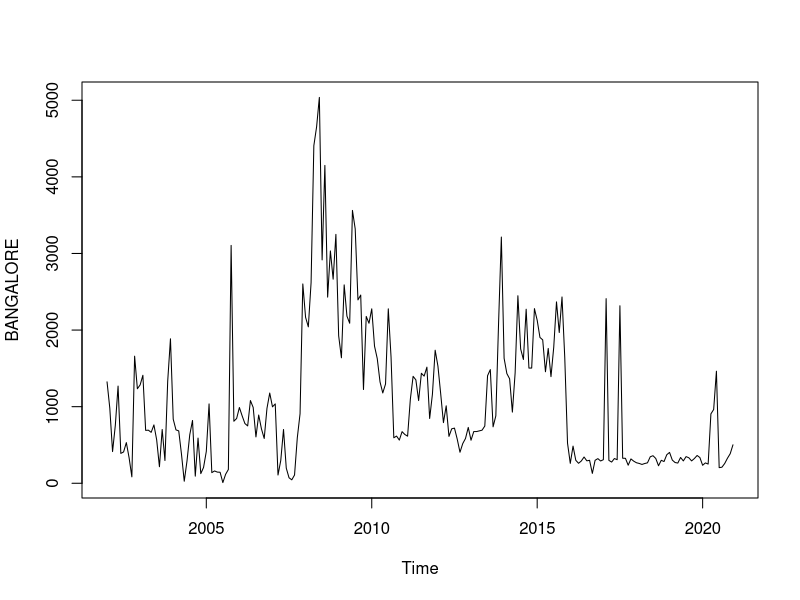
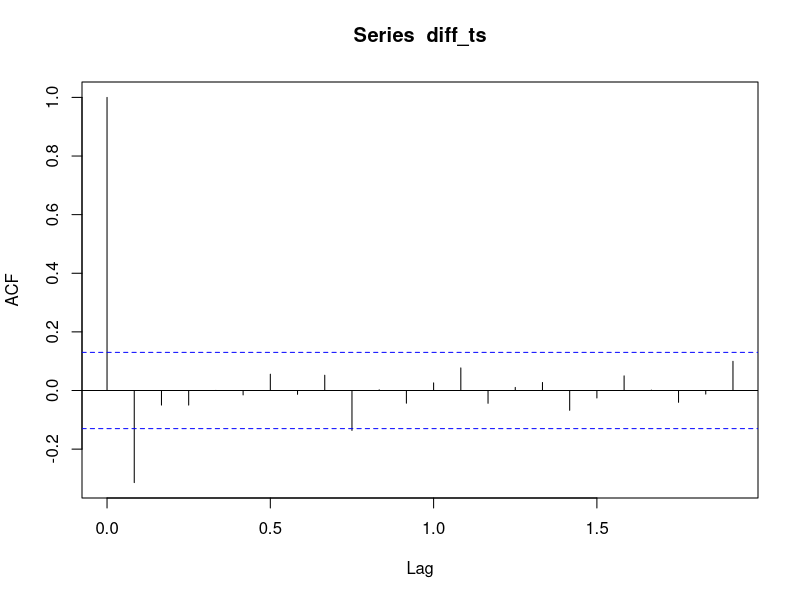
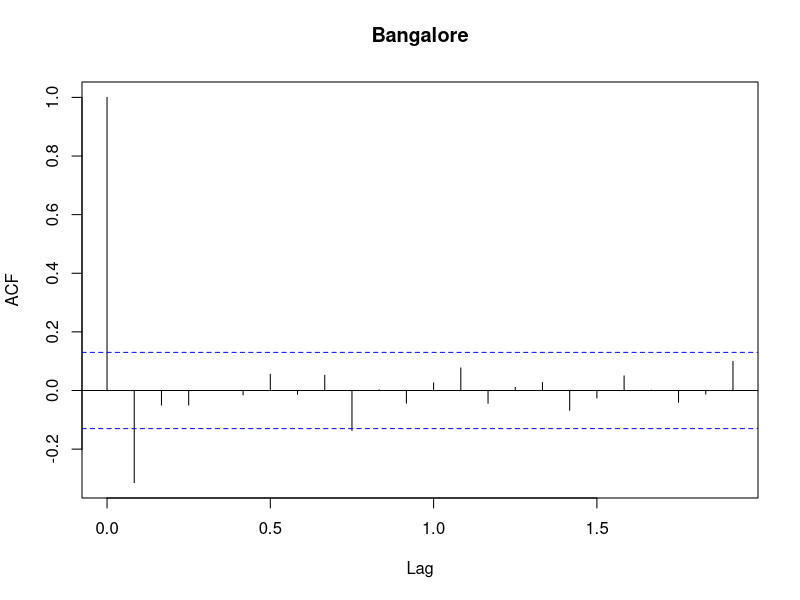
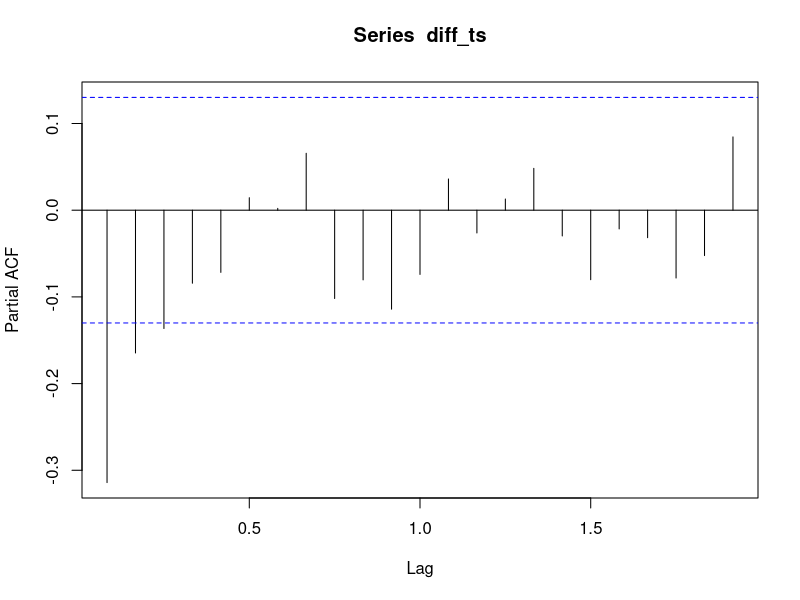
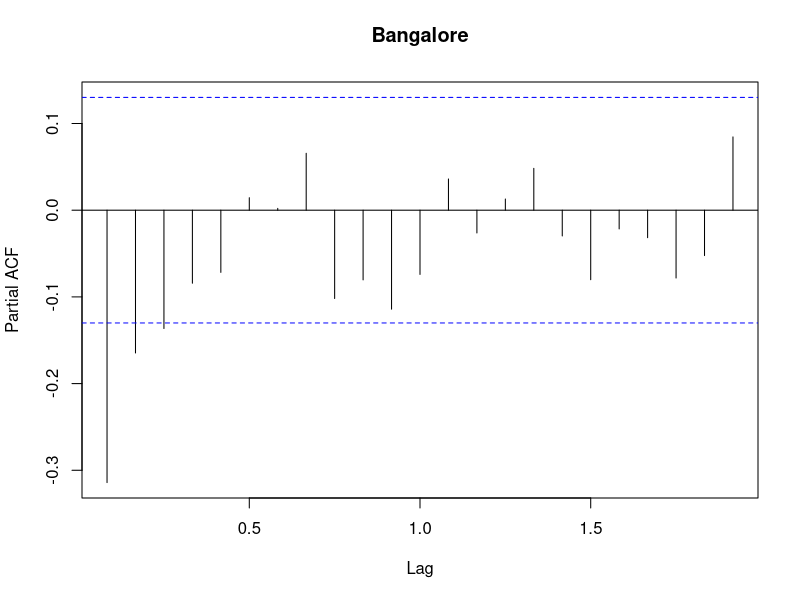
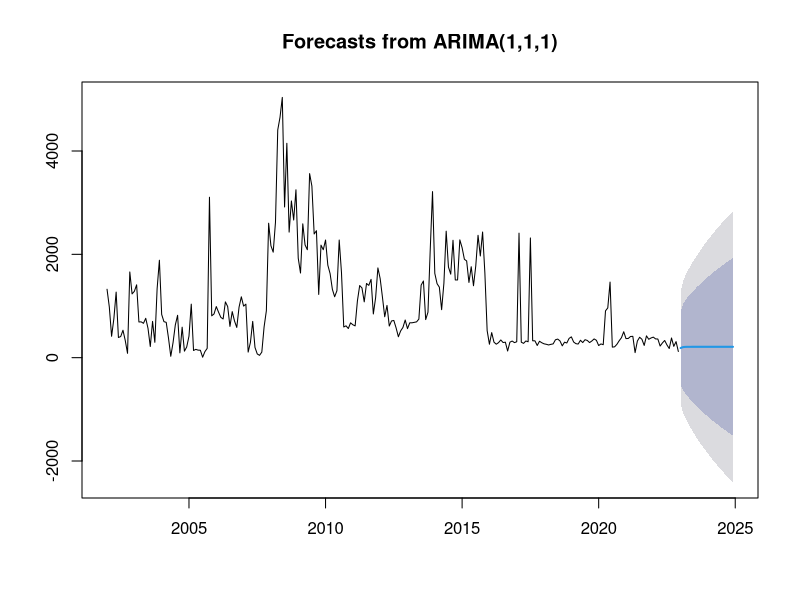

Source code (R) for these figures, in order: (Note: this script raises an error after producing the figures.)
data = read.csv("5_TS_LEMON.csv")

#CHANGING TO TIME SERIES

data_ts <- ts(data$BANGALURU, start = c(2002, 1), end = c(2022, 12), frequency = 12)
data_ts
BANGALORE<- ts(data$BANGALURU, start = c(2002, 1), end = c(2020, 12), frequency = 12)

#PLOTTING DATA

plot(BANGALORE)

#ADF TEST TO CHECK P-VALUE

library(tseries)
adf.test(BANGALORE)

#DIFFERENCING FOR STATIONARITY
diff_ts = diff(BANGALORE)

#AGAIN TEST
adf.test(diff_ts)

# Compute autocorrelation function
acf_result <- acf(diff_ts)

# Plot autocorrelation function with title
plot(acf_result, main = "Bangalore")
# Compute autocorrelation function
pacf_result <- pacf(diff_ts)

# Plot autocorrelation function with title
plot(pacf_result, main = "Bangalore")

 #AUTO ARIMA
library(forecast)
auto_arima =auto.arima(data_ts)

#FORECASTING FOR AUTO.ARIMA

forecast = forecast(auto_arima,h=24)
forecast
plot(forecast)
#2022 VALUES(ACTUAL)

data_ts[240:252]

# FITTING OWN ARIMA MODEL BY USING ACF AND PACF PLOTS

library(forecast)
model_2 = Arima(BANGALURU,order =c(1,1,2))

#FORECASTING FOR FITTED ARIMA MODELS

forecast_2 = forecast(model_2,h=24)


forecast_2

#ACTUAL VALUES

data_ts[229:252]

#PLOTTING FORECAST
autoplot(forecast_2,main = "Bangalore",xlab="Year", ylab = "Production in Tons")

#checking accuracy for every model

# For auto ARIMA
mae_auto = mean(abs(forecast$residuals))
mse_auto = mean(forecast$residuals^2)
rmse_auto = sqrt(mse_auto)
actual_values = data_ts[229:252]
mape_auto = mean(abs(forecast$residuals / actual_values)) * 100
mae_auto
mse_auto
rmse_auto
mape_auto


#for forecast_2
mae_2 = mean(abs(forecast_2$residuals))

mse_2 = mean(forecast_2$residuals^2)

rmse_2 = sqrt(mse_2)

mape_2= mean(abs(forecast_2$residuals / actual_values)) * 100
mae_2
mse_2
rmse_2
mape_2

#here auto.arima  is the best model 
mae_auto
mse_auto
rmse_auto
mape_auto


install.packages("e1071")
#library(e1071)
#library(stats)
# Compute skewness
skewness <- skewness(data_ts)

# Compute kurtosis
kurtosis <- kurtosis(data_ts)

# Compute standard deviation
std_dev <- sd(data_ts)
skewness
kurtosis
std_dev
summary(data_ts)


df<- data.frame(forecast_2)
write.csv(df, "BANGALURU.csv")
